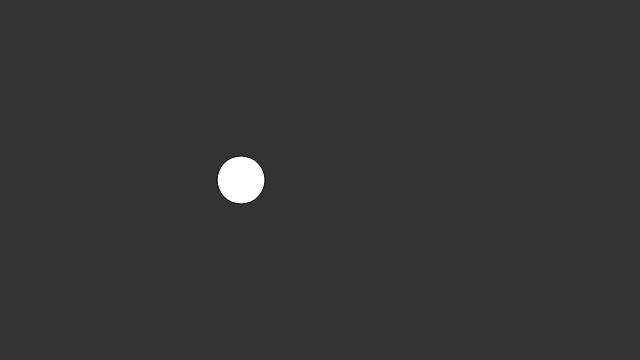
Frame 1 (no input)
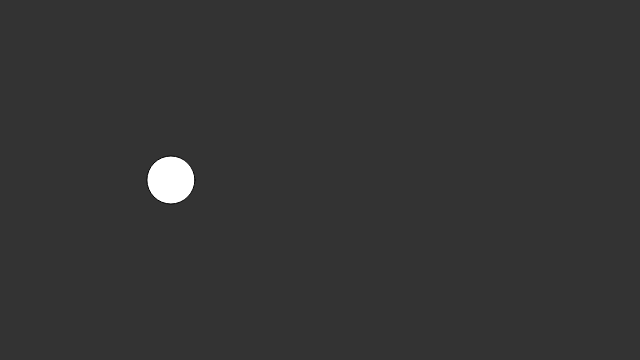
Frame 60 (no input)
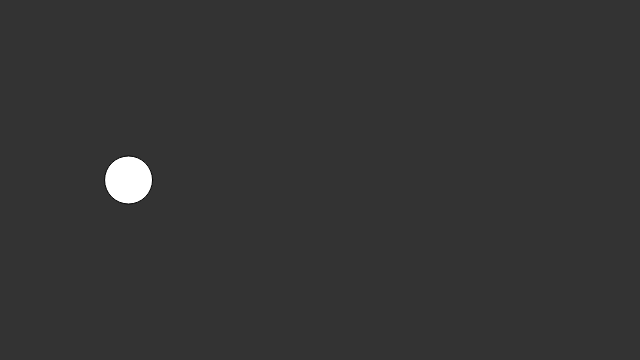
Frame 120 (the mouse pressed at the canvas centre since frame 60)

The p5.js sketch that drew these frames (run headless with seeded random() and noise() and a simulated clock; from frame 60 on, the mouse is pressed at the canvas centre):

// p5.js sketch
// ── sketch.js
var xoff = 0; //x offset from 0 on axis

function setup() {
  createCanvas(640, 360);
}

function draw() {
  background(51);
  
  //var x = random(0, width);
  var x = noise(xoff) * height;
  xoff += 0.005;
  
  fill(255);
  ellipse(x, 180, 48, 48);
}
